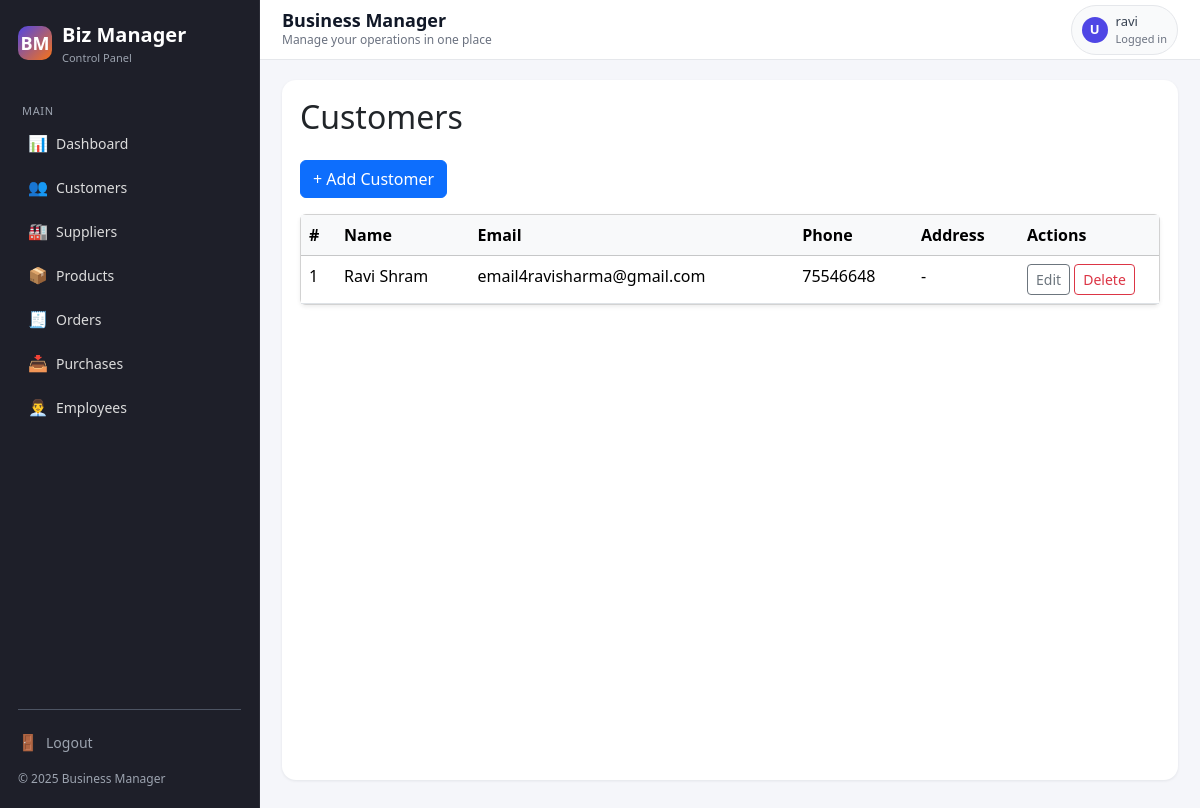
Screenshot of /crm/customers/ (signed in) with the database file from the repository.
### crm/models.py (models this page shows, shortened)
class Customer(models.Model):
    name = models.CharField(max_length=200)
    email = models.EmailField(blank=True, null=True)
    phone = models.CharField(max_length=50, blank=True, null=True)
    address = models.TextField(blank=True, null=True)
    created_at = models.DateTimeField(auto_now_add=True)

### crm/views.py (the view)
# urls.py: path("customers/", views.customer_list, name="customer_list"),
@login_required
def customer_list(request):
    customers = Customer.objects.all().order_by("-created_at")
    return render(request, "crm/customer_list.html", {"customers": customers})

### templates/crm/customer_list.html
{% extends "base.html" %}
{% block content %}
<h2 class="mb-4">Customers</h2>
<a href="{% url 'customer_create' %}" class="btn btn-primary mb-3">
    + Add Customer
</a>
<div class="card shadow-sm">
    <div class="card-body p-0">
        <table class="table mb-0">
            <thead class="table-light">
                <tr>
                    <th>#</th>
                    <th>Name</th>
                    <th>Email</th>
                    <th>Phone</th>
                    <th>Address</th>
                    <th style="width: 140px;">Actions</th>
                </tr>
            </thead>
            <tbody>
            {% if customers %}
                {% for c in customers %}
                <tr>
                    <td>{{ forloop.counter }}</td>
                    <td>{{ c.name }}</td>
                    <td>{{ c.email|default:"-" }}</td>
                    <td>{{ c.phone|default:"-" }}</td>
                    <td>{{ c.address|default:"-" }}</td>
                    <td>
                        <a href="{% url 'customer_update' c.id %}" class="btn btn-sm btn-outline-secondary">
                            Edit
                        </a>
                        <a href="{% url 'customer_delete' c.id %}" class="btn btn-sm btn-outline-danger">
                            Delete
                        </a>
                    </td>
                </tr>
                {% endfor %}
            {% else %}
                <tr>
                    <td colspan="6" class="text-center py-4">
                        No customers yet. Click “Add Customer” to create one.
                    </td>
                </tr>
            {% endif %}
            </tbody>
        </table>
    </div>
</div>
{% endblock %}

### templates/base.html (shortened to what this page needs)
<!DOCTYPE html>
<html lang="en">
<head>
    <link href="https://cdn.jsdelivr.net/npm/bootstrap@5.3.2/dist/css/bootstrap.min.css" rel="stylesheet">
</head>
<body>
<div class="app-layout">
    <aside class="sidebar" id="sidebar">
        <div class="sidebar-brand">
            <div class="sidebar-logo">BM</div>
            <div>
                <p class="sidebar-title">Biz Manager</p>
                <p class="sidebar-subtitle">Control Panel</p>
            </div>
        </div>
        <p class="sidebar-section-label">Main</p>
        <ul class="sidebar-nav">
            <li class="sidebar-nav-item">
                <a href="{% url 'dashboard' %}" class="sidebar-nav-link">
                    <span class="icon">📊</span>
                    <span>Dashboard</span>
                </a>
            </li>
            <li class="sidebar-nav-item">
                <a href="/crm/customers/" class="sidebar-nav-link">
                    <span class="icon">👥</span>
                    <span>Customers</span>
                </a>
            </li>
            <li class="sidebar-nav-item">
                <a href="/crm/suppliers/" class="sidebar-nav-link">
                    <span class="icon">🏭</span>
                    <span>Suppliers</span>
                </a>
            </li>
            <li class="sidebar-nav-item">
                <a href="/inventory/" class="sidebar-nav-link">
                    <span class="icon">📦</span>
                    <span>Products</span>
                </a>
            </li>
            <li class="sidebar-nav-item">
                <a href="/sales/orders/" class="sidebar-nav-link">
                    <span class="icon">🧾</span>
                    <span>Orders</span>
                </a>
            </li>
            <li class="sidebar-nav-item">
                <a href="{% url 'sales_documents_dashboard' %}" class="sidebar-nav-link">
                    <span class="icon">📥</span>
                    <span>Purchases</span>
                </a>
            </li>
            <li class="sidebar-nav-item">
                <a href="/hr/employees/" class="sidebar-nav-link">
                    <span class="icon">👨‍💼</span>
                    <span>Employees</span>
                </a>
            </li>
        </ul>
        <div class="sidebar-divider"></div>
        <div class="sidebar-footer">
            <div class="mb-2">
                <a href="{% url 'logout' %}" class="sidebar-nav-link" style="padding-left: 0;">
                    <span class="icon">🚪</span>
                    <span>Logout</span>
                </a>
            </div>
            <div>© {% now "Y" %} Business Manager</div>
        </div>
    </aside>
    <div class="main-wrapper">
        <header class="topbar">
            <div class="topbar-left">
                <h1>{% block page_heading %}Business Manager{% endblock %}</h1>
                <small>{% block page_subtitle %}Manage your operations in one place{% endblock %}</small>
            </div>
            <div class="topbar-right">
                <div class="topbar-user">
                    <div class="topbar-user-avatar">
                        {{ request.user.first_name|default:"U"|first|upper }}
                    </div>
                    <div>
                        <div style="font-weight: 500;">
                            {{ request.user.get_full_name|default:request.user.username }}
                        </div>
                        <div style="font-size: 11px; color: #6b7280;">
                            Logged in
                        </div>
                    </div>
                </div>
            </div>
        </header>
        <main class="content">
            <div class="content-inner">
                {% block content %}{% endblock %}
            </div>
        </main>
    </div>
</div>
</body>
</html>

### rows the page displays
Customer: name "Ravi Shram", email "email4ravisharma@gmail.com", phone "75546648", address "-"

### other values shown
{{ request.user.first_name|default:"U"|first|upper }} "U"
{{ request.user.get_full_name|default:request.user.username }} "ravi"
